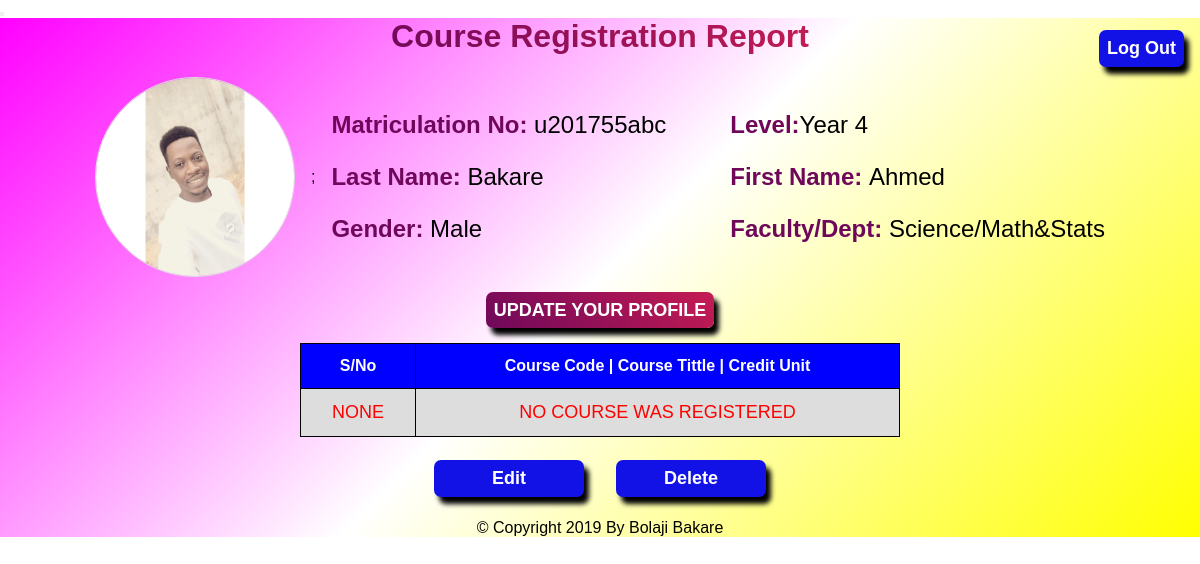
Page /view_course.php on the committed database.
### tables this page shows
CREATE TABLE `students` (
  `id` int(11) NOT NULL,
  `ProfilePicture` varchar(500) NOT NULL,
  `username` varchar(100) NOT NULL,
  `email` varchar(200) NOT NULL,
  `last_name` varchar(150) NOT NULL,
  `first_name` varchar(100) NOT NULL,
  `faculty_dept` varchar(400) NOT NULL,
  `JAMB_reg_no` varchar(100) NOT NULL,
  `phone_no` int(25) NOT NULL,
  `date_of_birth` varchar(200) NOT NULL,
  `state_of_origin` varchar(100) NOT NULL,
  `LGA` varchar(300) NOT NULL,
  `gender` varchar(50) NOT NULL,
  `password` varchar(100) NOT NULL,
  `date` datetime NOT NULL DEFAULT current_timestamp()
);

### select.php (called while the page is built, shortened)
<?php
include '../PHP_Project/DATABASE_Configuration/Database_for_student.php';
$get_data = "SELECT * FROM students LIMIT 1";
$run_data = mysqli_query($connectLink, $get_data);
while ($row = mysqli_fetch_array($run_data)) {
    $user_ProfilePicture = $row['ProfilePicture'];
    $user_last_name = $row['last_name'];
    $user_first_name = $row['first_name'];
    $user_faculty_dept = $row['faculty_dept'];
    $user_JAMB_reg_no = $row['JAMB_reg_no'];
    $user_gender = $row['gender'];
}

### view_course.php (the view, shortened to what this page needs)
<?php
include "../PHP_Project/select.php";
?>
<!DOCTYPE html>
<html lang="en">
<head>
</head>
<body>
    <button><a class="logout" href="./logout_student.php">Log Out</a></button>
    <div class="Course-report">
        <h1 class="hidden">Course Registration Report</h1>
        <div class="details hidden">
            <img src='UploadImageOfStudent/<?= $user_ProfilePicture ?>' alt='Avatar' id='Avatar'>;
            <div class='student-details'>
                <p><b> Matriculation No: </b><?= $user_JAMB_reg_no ?></p>
                <p><b> Level:</b>Year 4</p>
                <p><b> Last Name: </b><?= $user_last_name ?></p>
                <p><b> First Name: </b><?= $user_first_name ?></p>
                <p><b> Gender: </b><?= $user_gender ?></p>
                <p><b> Faculty/Dept: </b><?= $user_faculty_dept ?></p>
            </div>
        </div>
        <div class=" update-profile hidden">
            <a class="btn" href="./Update_student_profile.php">UPDATE YOUR PROFILE</a>
        </div>
        <table class="hidden">
            <thead>
                <tr>
                    <th>S/No</th>
                    <th>Course Code | Course Tittle | Credit Unit</th>
                </tr>
            </thead>
            <tbody>
                <?php
                $query = "SELECT course_of_choice FROM course";
                $connect = mysqli_query($connectLink, $query);
                $num =  mysqli_num_rows($connect);
                if ($num > 0) {
                    $i = 1;
                    while ($checkbox = mysqli_fetch_assoc($connect)) {
                        echo "
                <tr>
                    <td>" . $i++ . "</td>
                    <td>" . $checkbox['course_of_choice'] . "</td>
                </tr>
                ";
                    }
                } else {
                    echo "
                        <tr>
                            <td style='color:red'>
                                NONE
                            </td>
                            <td style='color:red'>
                                NO COURSE WAS REGISTERED
                            </td>
                        </tr>
                        ";
                }
                ?>
            </tbody>
        </table>
        <div class="btn-container">
            <a class="btn" href="./Course_Registration.php">Edit</a>
            <a class="btn" href="./Delete_Course.php">Delete</a>
        </div>
        <div style='text-align:center'>&copy; Copyright 2019 By Bolaji Bakare</div>
    </div>
</body>
</html>

### view_course.php (style rules this page uses)
*, *::before, *::after { margin: 0; padding: 0; list-style: none; text-decoration: none; box-sizing: border-box; font-family: sans-serif; }
body { min-height: 50rem; }
.Course-report { background: linear-gradient(-45deg, #ff0, #fff, #f0f); width: 100%; min-height: 100%; display: flex; flex-direction: column; justify-content: center; align-items: center; gap: 1.4rem; }
h1 { background: linear-gradient(45deg, #6f085a, #c51c53); background-clip: text; -webkit-background-clip: text; -webkit-text-fill-color: transparent; }
.details { display: flex; gap: 1rem; flex-wrap: wrap; justify-content: center; align-items: center; }
#Avatar { border: 1px solid #ddd; border-radius: 50%; height: 200px; width: 200px; }
.student-details { display: grid; gap: 1.5rem; grid-template-columns: repeat(2, 1fr); font-size: 1.5rem; }
.student-details b { color: #6f085a; }
.update-profile a { background: linear-gradient(45deg, #6f085a, #c51c53); }
table, th, td { text-align: center; border: 1px solid black; border-collapse: collapse; padding: 13px; }
table { width: 600px; cursor: pointer; }
th { background-color: blue; color: #fff; }
td { color: #000; font-size: 18px; background-color: #ddd; }
.logout { position: absolute; right: 0; width: 85px; margin: 1rem; padding: 0.5rem; border-radius: 7px; color: #fff; font-size: 18px; font-weight: bold; box-shadow: 5px 7px 5px rgb(0, 0, 0.5); background-color: rgb(18, 18, 230); }
.btn-container { display: flex; justify-content: center; align-items: center; flex-wrap: wrap; gap: 2rem; }
.btn { text-align: center; width: 150px; padding: 0.5rem; border-radius: 7px; color: #fff; font-size: 18px; font-weight: bold; box-shadow: 5px 7px 5px rgb(0, 0, 0.5); background-color: rgb(18, 18, 230); }
.hidden { opacity: 0; filter: blur(5px); transform: translateY(-100%); transition: all 1s; }
.show { opacity: 1; filter: blur(0); transform: translateX(0); }

### rows in the picture
students: ProfilePicture (picture), JAMB_reg_no "u201755abc", last_name "Bakare", first_name "Ahmed", gender "Male", faculty_dept "Science/Math&Stats"
